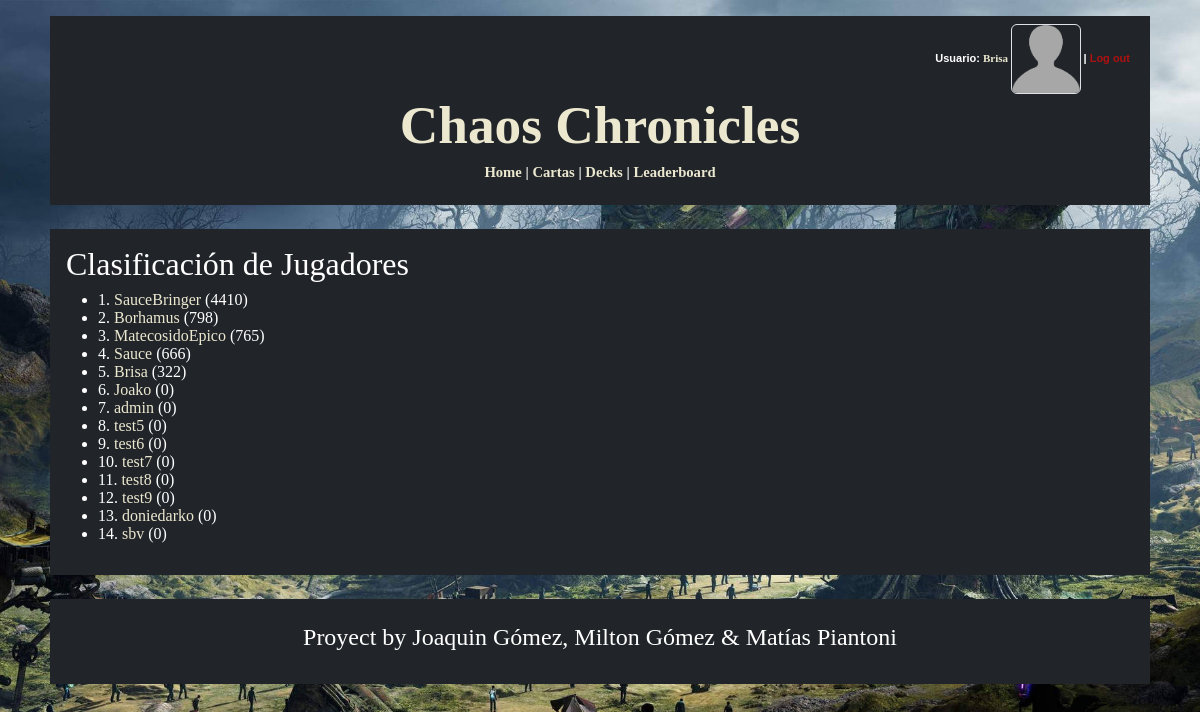
Before: /leaderboard/ (signed in) with the older database file.
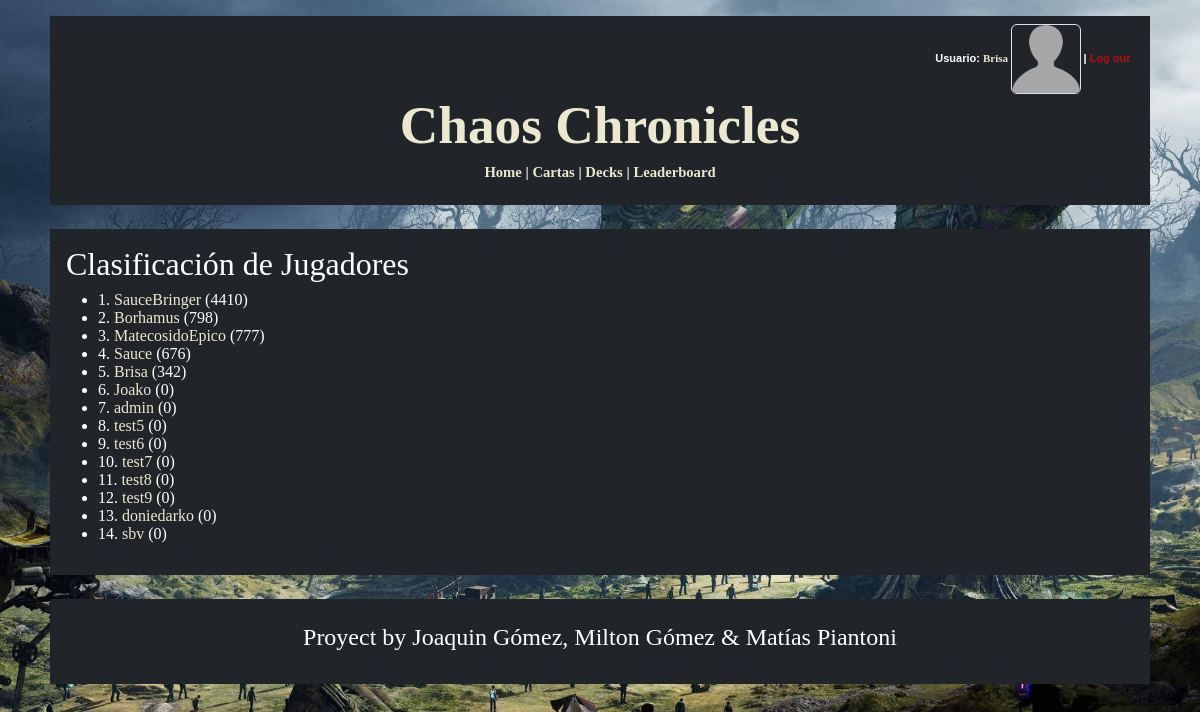
After: the same page with the newer database file.
### logica/models.py (models this page shows, shortened)
class Jugador(AbstractUser):
    ScoreTotal = models.SmallIntegerField(default=0)
    PartidasGanadas = models.IntegerField(default=0)
    PartidasPerdidas = models.IntegerField(default=0)
    Decks = models.ManyToManyField(Deck, blank=True)
    FotoPerfil = models.ImageField(blank=True, upload_to='perfilimages/')
    deck_seleccionado = models.ForeignKey('Deck', on_delete=models.SET_NULL, null=True, blank=True, related_name='jugador_seleccionado')
    def get_absolute_url(self):
        return reverse('user_profile', kwargs={'pk': self.pk})

### logica/views.py (the view)
# urls.py: path('leaderboard/', LeaderboardView.as_view(), name='leaderboard'),
class LeaderboardView(ListView):
    model = Jugador
    template_name = 'leaderboard.html'
    context_object_name = 'jugadores'
    ordering = ['-ScoreTotal']

### logica/templates/leaderboard.html (shortened to what this page needs)
{% extends "base_generic.html" %}
{% block content %}
    <div>
        <h2>Clasificación de Jugadores</h2>
        <ul>
            {% for jugador in jugadores %}
                <li>{{forloop.counter}}. <a class = "menu-buttons" href="{{ jugador.get_absolute_url }}">{{ jugador.username }}</a> ({{ jugador.ScoreTotal }}) </li>
            {% endfor %}
        </ul>
    </div>
{% endblock %}

### logica/templates/base_generic.html (shortened to what this page needs)
<!DOCTYPE html>
<html lang="en">
    <head>
        <link href="https://cdn.jsdelivr.net/npm/bootstrap@5.3.3/dist/css/bootstrap.min.css" rel="stylesheet">
    </head>
    <body>
        <div class = "custom-container p-2 mt-3 bg-dark text-white">
            <div class = "menu">
                <div class = "container-fluid bg-dark text-white">
                    <div class="row">
                        <div class="col-sm-12">
                            <nav>
                                {% if user.is_authenticated %}
                                    <div class = "log-bar">
                                        Usuario: <a href="{{ user.get_absolute_url }}" style="font:bold 11px Georgia" class = "menu-buttons">{{ user.get_username }}
                                        {% if user.FotoPerfil %}
                                            <img src="{{ user.FotoPerfil.url }}" alt="Foto de Perfil" class="rounded" style="height:70px; width:70px;">
                                        {% else %}
                                            <img src="/media/perfilimages/default-profile.png" alt="Foto de Perfil" class="rounded border" style="height:70px; width:70px;">
                                        {% endif %}
                                        </a>
                                        |
                                        <form action="{% url 'logout' %}" method="post" class = "logout-form"> {% csrf_token %}
                                            <button type="submit" class="logout-button">Log out</button>
                                        </form>
                                    </div>
                                {% else %}
                                    <p class = "log-bar"><a class = "menu-buttons" href="{% url 'login' %}">Log in</a> or <a class = "menu-buttons" href="{% url 'register' %}">Register</a></p>
                                {% endif %}
                            </nav>
                        </div>
                    </div>
                </div>
                <div class="row">
                    <div class = "col-sm-12">
                        <h1 class="title"><a href="{% url 'home' %}" class = "menu-buttons">Chaos Chronicles</a></h1>
                    </div>
                </div>
                <div class="row">
                    <div class = "col-sm-12">
                        <nav class = "menu-items">
                            <p>
                                <a href="{% url 'home' %}" class = "menu-buttons"> Home</a> |
                                <a href="{% url 'carta_list' %}" class = "menu-buttons"> Cartas</a>
                                {% if user.is_authenticated %}
                                    |
                                    <a href="{% url 'deck_list' %}" class = "menu-buttons"> Decks</a> |
                                    <a href="{% url 'leaderboard' %}" class = "menu-buttons"> Leaderboard </a>
                                {% endif %}
                            </p>
                        </nav>
                    </div>
                </div>
            </div>
        </div>
        <div class = "custom-container p-3 my-4 bg-dark text-white">
            {% block content %}
            {% endblock %}
        </div>
        <div class = "custom-container p-4 my-4 bg-dark text-white">
            <h4 style = "text-align: center;"> Proyect by Joaquin Gómez, Milton Gómez & Matías Piantoni </h4>
        </div>
    </body>
</html>

Changed rows visible on the page:
changed Jugador "Brisa": ScoreTotal "322" → "342"
changed Jugador "MatecosidoEpico": ScoreTotal "765" → "777"
changed Jugador "Sauce": ScoreTotal "666" → "676"
